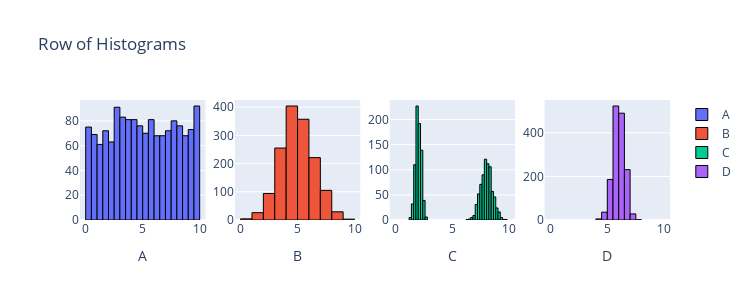

The notebook cell saved with this chart:
### Markdown cell above
### Question 4

### Code cell
from scipy import stats
import plotly.graph_objects as go
from plotly.subplots import make_subplots
import numpy as np

n = 1500
data1 = stats.uniform.rvs(0, 10, size=n)
data2 = stats.norm.rvs(5, 1.5, size=n)
data3 = np.r_[stats.norm.rvs(2, 0.25, size=int(n/2)), stats.norm.rvs(8, 0.5, size=int(n/2))]
data4 = stats.norm.rvs(6, 0.5, size=n)

fig = make_subplots(rows=1, cols=4)

fig.add_trace(go.Histogram(x=data1, name='A', nbinsx=30, marker=dict(line=dict(color='black', width=1))), row=1, col=1)
fig.add_trace(go.Histogram(x=data2, name='B', nbinsx=15, marker=dict(line=dict(color='black', width=1))), row=1, col=2)
fig.add_trace(go.Histogram(x=data3, name='C', nbinsx=45, marker=dict(line=dict(color='black', width=1))), row=1, col=3)
fig.add_trace(go.Histogram(x=data4, name='D', nbinsx=15, marker=dict(line=dict(color='black', width=1))), row=1, col=4)

fig.update_layout(height=300, width=750, title_text="Row of Histograms")
fig.update_xaxes(title_text="A", row=1, col=1)
fig.update_xaxes(title_text="B", row=1, col=2)
fig.update_xaxes(title_text="C", row=1, col=3)
fig.update_xaxes(title_text="D", row=1, col=4)
fig.update_xaxes(range=[-0.5, 10.5])

for trace in fig.data:
    trace.xbins = dict(start=0, end=10)
    
# This code was produced by just making requests to Microsoft Copilot
# https://github.com/pointOfive/stat130chat130/blob/main/CHATLOG/wk3/COP/SLS/0001_concise_makeAplotV1.md

fig.show() # USE `fig.show(renderer="png")` FOR ALL GitHub and MarkUs SUBMISSIONS

### Figure 1 — Plotly figure (JSON) as saved in the notebook; plotly's stock layout.template omitted (floating-point values rounded to 4 significant figures; data arrays with more than 128 entries replaced by an {"elided": "..."} marker saying what was removed)
{"data": [{"marker": {"line": {"color": "black", "width": 1}}, "name": "A", "nbinsx": 30, "type": "histogram", "x": {"elided": "1500 float values"}, "xaxis": "x", "xbins": {"end": 10, "start": 0}, "yaxis": "y"}, {"marker": {"line": {"color": "black", "width": 1}}, "name": "B", "nbinsx": 15, "type": "histogram", "x": {"elided": "1500 float values"}, "xaxis": "x2", "xbins": {"end": 10, "start": 0}, "yaxis": "y2"}, {"marker": {"line": {"color": "black", "width": 1}}, "name": "C", "nbinsx": 45, "type": "histogram", "x": {"elided": "1500 float values"}, "xaxis": "x3", "xbins": {"end": 10, "start": 0}, "yaxis": "y3"}, {"marker": {"line": {"color": "black", "width": 1}}, "name": "D", "nbinsx": 15, "type": "histogram", "x": {"elided": "1500 float values"}, "xaxis": "x4", "xbins": {"end": 10, "start": 0}, "yaxis": "y4"}], "layout": {"height": 300, "title": {"text": "Row of Histograms"}, "width": 750, "xaxis": {"anchor": "y", "domain": [0, 0.2125], "range": [-0.5, 10.5], "title": {"text": "A"}}, "xaxis2": {"anchor": "y2", "domain": [0.2625, 0.475], "range": [-0.5, 10.5], "title": {"text": "B"}}, "xaxis3": {"anchor": "y3", "domain": [0.525, 0.7375], "range": [-0.5, 10.5], "title": {"text": "C"}}, "xaxis4": {"anchor": "y4", "domain": [0.7875, 1], "range": [-0.5, 10.5], "title": {"text": "D"}}, "yaxis": {"anchor": "x", "domain": [0, 1]}, "yaxis2": {"anchor": "x2", "domain": [0, 1]}, "yaxis3": {"anchor": "x3", "domain": [0, 1]}, "yaxis4": {"anchor": "x4", "domain": [0, 1]}}}
